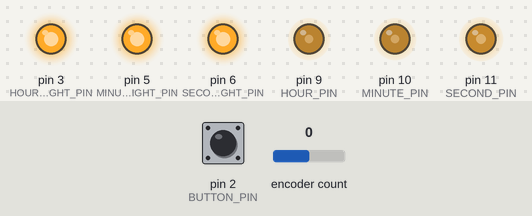
Bench run of a sketch on a simulated Arduino Uno, built with avr-gcc and run on an emulated ATmega328P. On the bench: output pins drawn as LEDs (lit = HIGH). The inputs (shaded band) are chosen by the test bench; at power-on: pin 2 (BUTTON_PIN) HIGH, encoder count 0. The local clock reads 2024-03-15 10:24:30 at power-on unless the sketch sets it.

Above: at 1.2 s.
1.3 s: pin 2 (BUTTON_PIN) pulled LOW for 3.2 s
At 3.7 s:
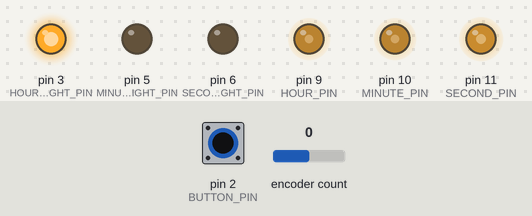
6.0 s: pin 2 (BUTTON_PIN) pulled LOW for 0.15 s
At 7.2 s:
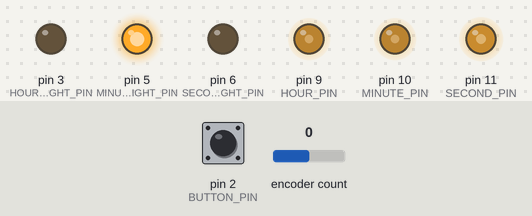
7.6 s: pin 2 (BUTTON_PIN) pulled LOW for 0.15 s
At 8.3 s:
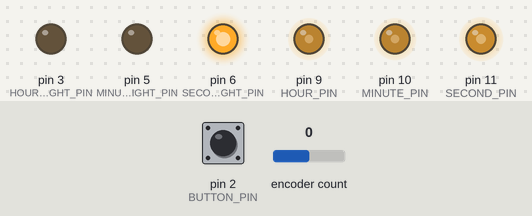
9.2 s: encoder count set to 1
At 10.1 s:
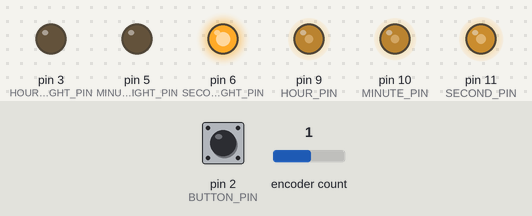
Timing chart, 0 to 11.7 s (numbered marks = the images above; inputs shaded):
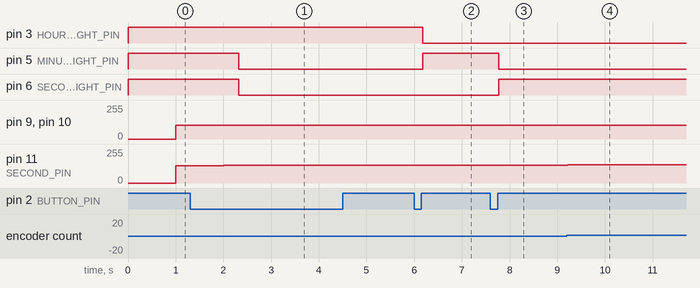

Measured:
- after the input at 1.3 s, pin 5 (MINUTE_LIGHT_PIN), pin 6 (SECOND_LIGHT_PIN): HIGH → LOW after 1.0 s; pin 11 (SECOND_PIN): goes on until 2.0 s, then stays 134/255
- after the input at 6.0 s, pin 3 (HOUR_LIGHT_PIN): HIGH → LOW after 0.18 s; pin 5 (MINUTE_LIGHT_PIN): LOW → HIGH after 0.18 s
- after the input at 7.6 s, pin 5 (MINUTE_LIGHT_PIN): HIGH → LOW after 0.17 s; pin 6 (SECOND_LIGHT_PIN): LOW → HIGH after 0.17 s
- after the input at 9.2 s, pin 11 (SECOND_PIN): 134/255 → 138/255 at once

The sketch:

voltmeter_clock.ino
```cpp
// Arduino IDE version 1.8.15
// AVR board version 1.8.3
#include <Encoder.h>    // 1.4.2
#include <Wire.h>   // built-in
#include <DS3231.h> // 1.0.7
#include <FastLED.h>  // 3.004.000, used for EVERY_N_MILLISECONDS and applyGamma_video()
#include <AceButton.h>  // 1.9.1
using namespace ace_button;

// Settings
#define SECOND_PIN 11
#define MINUTE_PIN 10
#define HOUR_PIN 9
#define SECOND_LIGHT_PIN 6
#define MINUTE_LIGHT_PIN 5
#define HOUR_LIGHT_PIN 3
#define BUTTON_PIN 2
#define ENTER_SETUP_MS 1000  // duration to hold button to enter timeset
#define SET_METER_MS 300     // duration of press to set a meter
#define ENCODER_PULSE_PER_DETENT 4

AceButton button(BUTTON_PIN, HIGH);
// Forward reference to prevent Arduino compiler becoming confused.
void handleButton(AceButton*, uint8_t, uint8_t);
bool set_mode = false;
byte selected_meter = 0;    // hours = 0, minutes = 1, seconds = 2

Encoder encoder(7, 8);
long old_position = 0;
byte light_intensity = 255;

DS3231 clock;
bool h12Flag, pmFlag = false;

// time registers
byte seconds = 0;
byte minutes = 0;
byte hours = 0;

float hours_lut[] = {
    0, 0,
    6, 62,
    12, 124,
    18, 188,
    24, 255
};

float minutes_lut[] = {
    0, 0,
    5, 21,
    10, 45,
    15, 66,
    20, 87,
    25, 108,
    30, 129,
    35, 150,
    40, 172,
    45, 193,
    50, 213, // known good
    55, 234, // gets sticky here
    60, 255  // known good
};

float seconds_lut[] = {
    0, 0,
    5, 21,
    10, 42,
    15, 63,
    20, 84,
    25, 105,
    30, 126, // sticky here
    35, 147,
    40, 168,
    45, 190,
    50, 212, // known good
    55, 232, // gets sticky here
    60, 255  // known good
};


void setup () {
    pinMode(SECOND_PIN, OUTPUT);
    pinMode(MINUTE_PIN, OUTPUT);
    pinMode(HOUR_PIN, OUTPUT);
    pinMode(SECOND_LIGHT_PIN, OUTPUT);
    pinMode(MINUTE_LIGHT_PIN, OUTPUT);
    pinMode(HOUR_LIGHT_PIN, OUTPUT);
    pinMode(BUTTON_PIN, INPUT_PULLUP);

    ButtonConfig* buttonConfig = button.getButtonConfig();
    buttonConfig->setEventHandler(handleButton);
    buttonConfig->setFeature(ButtonConfig::kFeatureClick);
    buttonConfig->setFeature(ButtonConfig::kFeatureLongPress);
    buttonConfig->setClickDelay(SET_METER_MS);
    buttonConfig->setLongPressDelay(ENTER_SETUP_MS);

    Wire.begin();
    update_lights();
}


void loop () {
    EVERY_N_MILLISECONDS(5) {
        button.check();
        read_encoder();
    }

    if (set_mode) {
        EVERY_N_MILLISECONDS(100) {
            display();
        }
    } else {
        EVERY_N_MILLISECONDS(1000) {
            update_from_clock();
            display();
        }
    }
}


void update_from_clock() {
    hours = clock.getHour(h12Flag, pmFlag);
    minutes = clock.getMinute();
    seconds = clock.getSecond();
}


void display() {
    analogWrite(HOUR_PIN, meter_map(hours, hours_lut, 10));         //convert from 0-24 to 0-255
    analogWrite(MINUTE_PIN, meter_map(minutes, minutes_lut, 26));   //convert from 0-60 to 0-255
    analogWrite(SECOND_PIN, meter_map(seconds, seconds_lut, 26));   //convert from 0-60 to 0-255
}


void set_clock() {
    clock.setClockMode(false);    // set to 24h
    clock.setHour(hours);
    clock.setMinute(minutes);
    clock.setSecond(seconds);
}


void handleButton(AceButton* /* button */, uint8_t eventType, uint8_t buttonState) {
    switch (eventType) {
        case AceButton::kEventLongPressed:
            if (set_mode) {
                set_clock();
            }
            set_mode = !set_mode;
            update_lights();
            break;
        case AceButton::kEventClicked:
            if (set_mode) {
                selected_meter = (selected_meter + 1) % 3;
                update_lights();
            }
            break;
    }
}


void read_encoder() {
    long newPosition = encoder.read();
    if (newPosition != old_position) {
        if (newPosition - old_position >= ENCODER_PULSE_PER_DETENT) {
            handleEncoder(1);
            old_position = newPosition;
        } else if (old_position - newPosition >= ENCODER_PULSE_PER_DETENT) {
            handleEncoder(-1);
            old_position = newPosition;
        }
    }
}


void handleEncoder(int amount) {
    if (set_mode) {
        switch (selected_meter) {
            case 0:
                hours = constrain((hours + amount), 0, 23);
                break;
            case 1:
                minutes = constrain((minutes + amount), 0, 59);
                break;
            case 2:
                seconds = constrain((seconds + amount), 0, 59);
                break;
        }
    } else {
        light_intensity = constrain((light_intensity + amount * 10), 0, 255); //0-255 inclusive
        update_lights();
    }
}


void update_lights() {
    byte light_values[] = {0, 0, 0};

    byte gamma_light_intensity = applyGamma_video(light_intensity, 2.4);

    if (set_mode) {
        switch (selected_meter) {
            case 0:
                light_values[0] = gamma_light_intensity;
                break;
            case 1:
                light_values[1] = gamma_light_intensity;
                break;
            case 2:
                light_values[2] = gamma_light_intensity;
                break;
        }
    } else {
        light_values[0] = gamma_light_intensity;
        light_values[1] = gamma_light_intensity;
        light_values[2] = gamma_light_intensity;
    }
    analogWrite(HOUR_LIGHT_PIN, light_values[0]);
    analogWrite(MINUTE_LIGHT_PIN, light_values[1]);
    analogWrite(SECOND_LIGHT_PIN, light_values[2]);
}


// lookup table lerping
byte meter_map(byte value, float lut[], byte lut_length) {
    for (int i = 0; i < lut_length - 2; i = i + 2) {
        if ((value >= lut[i]) && (value <= lut[i + 2])) {
            return lut[i + 1] - ((lut[i + 1] - lut[i + 3]) * ((value - lut[i]) / (lut[i + 2] - lut[i])));
        }
    }
}
```
